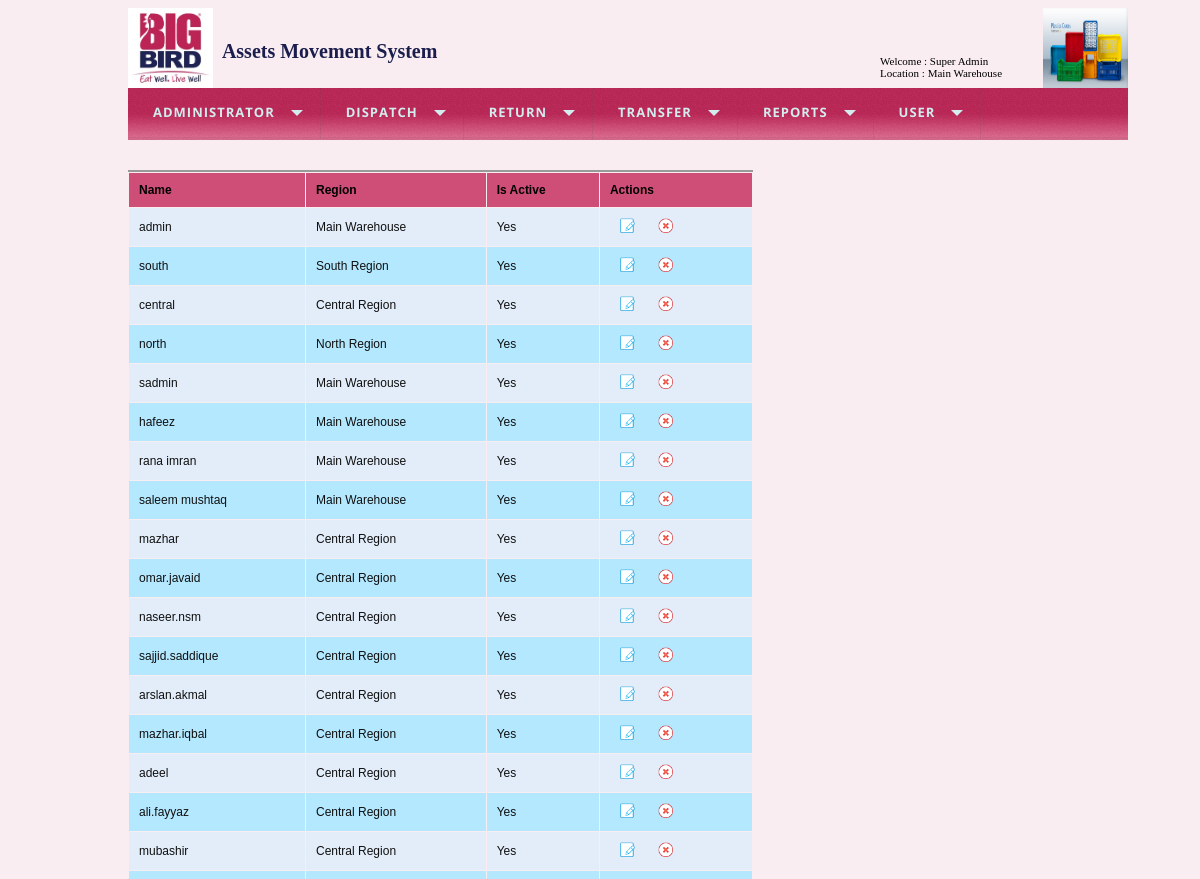
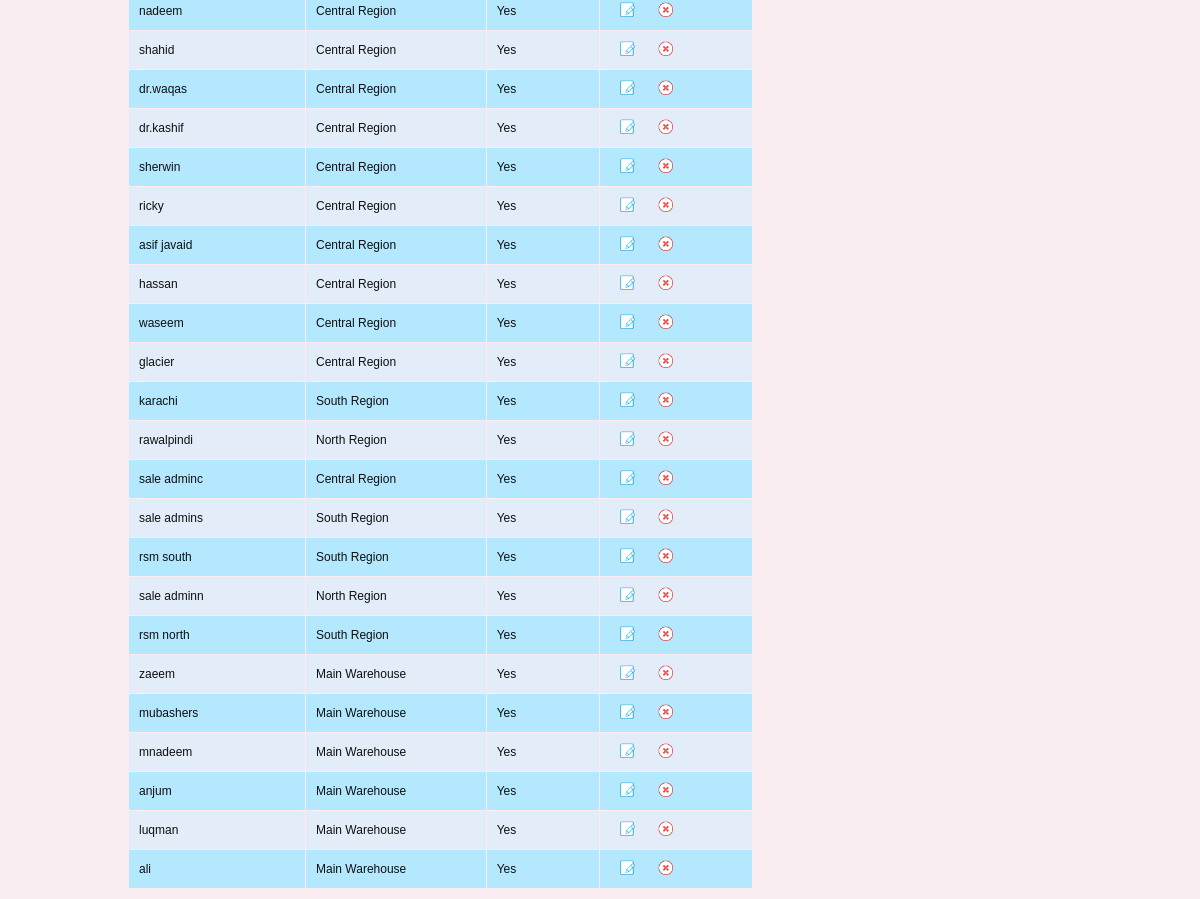
Page /list_users.php (signed in) on the committed database (2 pictures, top to bottom).
### tables this page shows
CREATE TABLE IF NOT EXISTS `users` (
  `id` int(8) NOT NULL AUTO_INCREMENT,
  `name` varchar(55) NOT NULL,
  `location` smallint(6) NOT NULL,
  `password` varchar(55) NOT NULL,
  `display_name` varchar(55) NOT NULL,
  `item_group` varchar(50) DEFAULT NULL,
  `is_super` tinyint(1) NOT NULL,
  `is_active` tinyint(1) NOT NULL,
  `created_on` timestamp NOT NULL DEFAULT CURRENT_TIMESTAMP,
  PRIMARY KEY (`id`)
);

CREATE TABLE IF NOT EXISTS `regions` (
  `id` int(11) NOT NULL AUTO_INCREMENT,
  `name` varchar(50) NOT NULL,
  `category` enum('Internal','External') NOT NULL,
  `is_active` tinyint(1) NOT NULL DEFAULT '1',
  PRIMARY KEY (`id`)
);

### includes/database.php (called while the page is built, shortened)
<?php
function getRows($query_string)
{
    $rs=array();
    $queryId = mysql_query($query_string);
    if (! $queryId)
    {
        throwException($query_string);
        return $rs;
    }
    else
    {
        while($row=mysql_fetch_assoc($queryId))
        {
            $rs[]=$row;
        }
        return $rs;
    }
    return $rs;
}
?>

### list_users.php (the view, shortened to what this page needs)
<?php
$sql="SELECT users.*,regions.name as loc FROM users inner join regions on users.location = regions.id";
$rows =getRows($sql);
require_once("includes/header.php");
?>
<form name="frmUser" method="post" action="">
    <div style="width:625px;">
    <table border="0" cellpadding="10" cellspacing="1" width="625px" class="tblListForm">
    <tr class="listheader">
    <td>Name</td>
    <td>Region</td>
	<td>Is Active</td>
    <td>Actions</td>
    </tr>
    <?php
    $i=0;
    foreach($rows as $row) {
    if($i%2==0)
    $classname="evenRow";
    else
    $classname="oddRow";
    ?>
    <tr class="<?php if(isset($classname)) echo $classname;?>">
    <td><?php echo $row["name"]; ?></td>
    <td><?php echo $row["loc"]; ?></td>
    <td><?php echo ($row["is_active"]==1?"Yes":"No"); ?></td>
    <td><a href="edit_user.php?userId=<?php echo $row["id"]; ?>" class="link"><img alt='Edit' title='Edit' src='images/edit.png' width='15px' height='15px' hspace='10' /></a>
    <a href="delete_user.php?userId=<?php echo $row["id"]; ?>"  class="link"><img alt='Delete' title='Delete' src='images/delete.png' width='15px' height='15px'hspace='10' /></a></td>
    </tr>
    <?php
    $i++;
    }
    ?>
    </table>
</form>
</div>

### css/styles.css (style rules this page uses)
body { font-family:Arial; font-size:60% !important; background-color:#F9EDF1; }
.evenRow { background-color: #E2EDF9; font-size:12px; color:#101010; }
.oddRow { background-color: #B3E8FF; font-size:12px; color:#101010; }
.tblListForm { border-top:2px #999999 solid; }
.listheader { background-color: #CE4E77; font-size:12px; font-weight:bold; }
.link { text-decoration:none; color:#5e8fc7; font-size:11px; }

### rows in the picture
users: name "admin", regions.name "Main Warehouse", is_active "Yes"
users: name "south", regions.name "South Region", is_active "Yes"
users: name "central", regions.name "Central Region", is_active "Yes"
users: name "north", regions.name "North Region", is_active "Yes"
users: name "sadmin", regions.name "Main Warehouse", is_active "Yes"
users: name "hafeez", regions.name "Main Warehouse", is_active "Yes"
users: name "rana imran", regions.name "Main Warehouse", is_active "Yes"
users: name "saleem mushtaq", regions.name "Main Warehouse", is_active "Yes"
users: name "mazhar", regions.name "Central Region", is_active "Yes"
users: name "omar.javaid", regions.name "Central Region", is_active "Yes"
users: name "naseer.nsm", regions.name "Central Region", is_active "Yes"
users: name "sajjid.saddique", regions.name "Central Region", is_active "Yes"
users: name "arslan.akmal", regions.name "Central Region", is_active "Yes"
users: name "mazhar.iqbal", regions.name "Central Region", is_active "Yes"
users: name "adeel", regions.name "Central Region", is_active "Yes"
users: name "ali.fayyaz", regions.name "Central Region", is_active "Yes"
users: name "mubashir", regions.name "Central Region", is_active "Yes"
users: name "nadeem", regions.name "Central Region", is_active "Yes"
users: name "shahid", regions.name "Central Region", is_active "Yes"
users: name "dr.waqas", regions.name "Central Region", is_active "Yes"
users: name "dr.kashif", regions.name "Central Region", is_active "Yes"
users: name "sherwin", regions.name "Central Region", is_active "Yes"
users: name "ricky", regions.name "Central Region", is_active "Yes"
users: name "asif javaid", regions.name "Central Region", is_active "Yes"
users: name "hassan", regions.name "Central Region", is_active "Yes"
users: name "waseem", regions.name "Central Region", is_active "Yes"
users: name "glacier", regions.name "Central Region", is_active "Yes"
users: name "karachi", regions.name "South Region", is_active "Yes"
users: name "rawalpindi", regions.name "North Region", is_active "Yes"
users: name "sale adminc", regions.name "Central Region", is_active "Yes"
users: name "sale admins", regions.name "South Region", is_active "Yes"
users: name "rsm south", regions.name "South Region", is_active "Yes"
users: name "sale adminn", regions.name "North Region", is_active "Yes"
users: name "rsm north", regions.name "South Region", is_active "Yes"
users: name "zaeem", regions.name "Main Warehouse", is_active "Yes"
users: name "mubashers", regions.name "Main Warehouse", is_active "Yes"
users: name "mnadeem", regions.name "Main Warehouse", is_active "Yes"
users: name "anjum", regions.name "Main Warehouse", is_active "Yes"
users: name "luqman", regions.name "Main Warehouse", is_active "Yes"
users: name "ali", regions.name "Main Warehouse", is_active "Yes"

### other values in the picture
$_SESSION['user'] "Super Admin"
$_SESSION['location'] "Main Warehouse"
